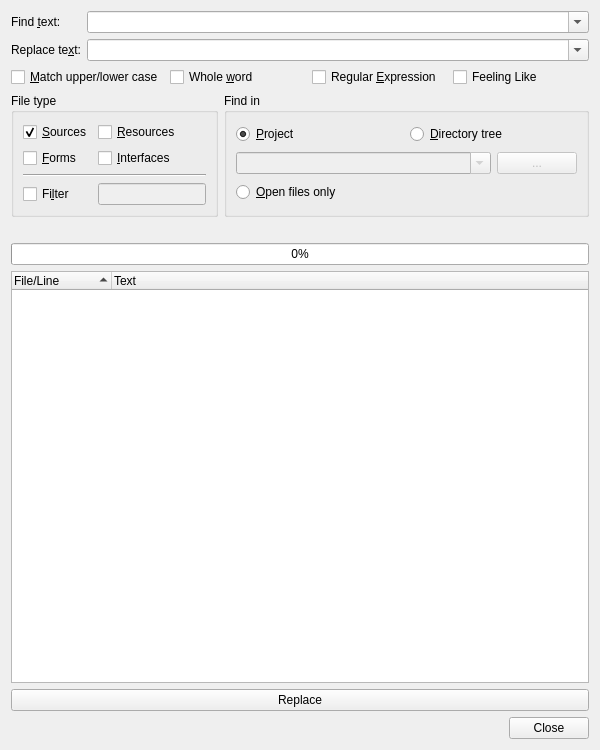
<?xml version="1.0" encoding="UTF-8"?>
<ui version="4.0">
 <class>FindFileDialog</class>
 <widget class="QWidget" name="FindFileDialog">
  <property name="geometry">
   <rect>
    <x>0</x>
    <y>0</y>
    <width>600</width>
    <height>750</height>
   </rect>
  </property>
  <property name="windowTitle">
   <string>Find in Files</string>
  </property>
  <layout class="QVBoxLayout" name="verticalLayout">
   <item>
    <layout class="QGridLayout" name="gridLayout_3">
     <item row="0" column="0">
      <widget class="QLabel" name="TextLabel1">
       <property name="text">
        <string>Find &amp;text:</string>
       </property>
       <property name="buddy">
        <cstring>findtextCombo</cstring>
       </property>
      </widget>
     </item>
     <item row="0" column="1">
      <widget class="QComboBox" name="findtextCombo">
       <property name="sizePolicy">
        <sizepolicy hsizetype="Expanding" vsizetype="Fixed">
         <horstretch>0</horstretch>
         <verstretch>0</verstretch>
        </sizepolicy>
       </property>
       <property name="toolTip">
        <string>Enter the search text or regular expression</string>
       </property>
       <property name="editable">
        <bool>true</bool>
       </property>
       <property name="insertPolicy">
        <enum>QComboBox::InsertAtTop</enum>
       </property>
       <property name="autoCompletion">
        <bool>false</bool>
       </property>
       <property name="duplicatesEnabled">
        <bool>false</bool>
       </property>
      </widget>
     </item>
     <item row="1" column="0">
      <widget class="QLabel" name="replaceLabel">
       <property name="text">
        <string>Replace te&amp;xt:</string>
       </property>
       <property name="buddy">
        <cstring>findtextCombo</cstring>
       </property>
      </widget>
     </item>
     <item row="1" column="1">
      <widget class="QComboBox" name="replacetextCombo">
       <property name="sizePolicy">
        <sizepolicy hsizetype="Expanding" vsizetype="Fixed">
         <horstretch>0</horstretch>
         <verstretch>0</verstretch>
        </sizepolicy>
       </property>
       <property name="toolTip">
        <string>Enter the replacement text or regular expression</string>
       </property>
       <property name="editable">
        <bool>true</bool>
       </property>
       <property name="insertPolicy">
        <enum>QComboBox::InsertAtTop</enum>
       </property>
       <property name="autoCompletion">
        <bool>false</bool>
       </property>
       <property name="duplicatesEnabled">
        <bool>false</bool>
       </property>
      </widget>
     </item>
    </layout>
   </item>
   <item>
    <layout class="QHBoxLayout" name="horizontalLayout_2">
     <item>
      <widget class="QCheckBox" name="caseCheckBox">
       <property name="toolTip">
        <string>Select to match case sensitive</string>
       </property>
       <property name="text">
        <string>&amp;Match upper/lower case</string>
       </property>
      </widget>
     </item>
     <item>
      <widget class="QCheckBox" name="wordCheckBox">
       <property name="toolTip">
        <string>Select to match whole words only</string>
       </property>
       <property name="text">
        <string>Whole &amp;word</string>
       </property>
      </widget>
     </item>
     <item>
      <widget class="QCheckBox" name="regexpCheckBox">
       <property name="toolTip">
        <string>Select if the searchtext is a regular expression</string>
       </property>
       <property name="text">
        <string>Regular &amp;Expression</string>
       </property>
      </widget>
     </item>
     <item>
      <widget class="QCheckBox" name="feelLikeCheckBox">
       <property name="toolTip">
        <string>Select to open the first occurence automatically</string>
       </property>
       <property name="text">
        <string>Feeling Like</string>
       </property>
      </widget>
     </item>
    </layout>
   </item>
   <item>
    <layout class="QHBoxLayout" name="horizontalLayout">
     <item>
      <widget class="QGroupBox" name="groupBox">
       <property name="title">
        <string>File type</string>
       </property>
       <layout class="QGridLayout" name="gridLayout">
        <item row="0" column="0">
         <widget class="QCheckBox" name="sourcesCheckBox">
          <property name="toolTip">
           <string>Search in source files</string>
          </property>
          <property name="text">
           <string>&amp;Sources</string>
          </property>
          <property name="checked">
           <bool>true</bool>
          </property>
         </widget>
        </item>
        <item row="0" column="1">
         <widget class="QCheckBox" name="resourcesCheckBox">
          <property name="toolTip">
           <string>Search in resources</string>
          </property>
          <property name="text">
           <string>&amp;Resources</string>
          </property>
         </widget>
        </item>
        <item row="1" column="0">
         <widget class="QCheckBox" name="formsCheckBox">
          <property name="toolTip">
           <string>Search in forms</string>
          </property>
          <property name="text">
           <string>&amp;Forms</string>
          </property>
         </widget>
        </item>
        <item row="1" column="1">
         <widget class="QCheckBox" name="interfacesCheckBox">
          <property name="toolTip">
           <string>Search in interfaces</string>
          </property>
          <property name="text">
           <string>&amp;Interfaces</string>
          </property>
         </widget>
        </item>
        <item row="2" column="0" colspan="2">
         <widget class="Line" name="line">
          <property name="orientation">
           <enum>Qt::Horizontal</enum>
          </property>
         </widget>
        </item>
        <item row="3" column="0">
         <widget class="QCheckBox" name="filterCheckBox">
          <property name="toolTip">
           <string>Select to filter the files by a given filename pattern</string>
          </property>
          <property name="text">
           <string>Fi&amp;lter</string>
          </property>
         </widget>
        </item>
        <item row="3" column="1">
         <widget class="QLineEdit" name="filterEdit">
          <property name="enabled">
           <bool>false</bool>
          </property>
          <property name="sizePolicy">
           <sizepolicy hsizetype="Minimum" vsizetype="Fixed">
            <horstretch>0</horstretch>
            <verstretch>0</verstretch>
           </sizepolicy>
          </property>
          <property name="toolTip">
           <string>Enter the filename wildcards separated by ';'</string>
          </property>
         </widget>
        </item>
       </layout>
      </widget>
     </item>
     <item>
      <widget class="QGroupBox" name="groupBox_2">
       <property name="sizePolicy">
        <sizepolicy hsizetype="Expanding" vsizetype="Preferred">
         <horstretch>0</horstretch>
         <verstretch>0</verstretch>
        </sizepolicy>
       </property>
       <property name="title">
        <string>Find in</string>
       </property>
       <layout class="QVBoxLayout" name="verticalLayout_2">
        <item>
         <layout class="QHBoxLayout" name="horizontalLayout_3">
          <item>
           <widget class="QRadioButton" name="projectButton">
            <property name="toolTip">
             <string>Search in files of the current project</string>
            </property>
            <property name="text">
             <string>&amp;Project</string>
            </property>
            <property name="checked">
             <bool>true</bool>
            </property>
           </widget>
          </item>
          <item>
           <widget class="QRadioButton" name="dirButton">
            <property name="toolTip">
             <string>Search in files of a directory tree to be entered below</string>
            </property>
            <property name="text">
             <string>&amp;Directory tree</string>
            </property>
           </widget>
          </item>
         </layout>
        </item>
        <item>
         <layout class="QHBoxLayout" name="horizontalLayout_4">
          <item>
           <widget class="QComboBox" name="dirCombo">
            <property name="enabled">
             <bool>false</bool>
            </property>
            <property name="sizePolicy">
             <sizepolicy hsizetype="Expanding" vsizetype="Fixed">
              <horstretch>0</horstretch>
              <verstretch>0</verstretch>
             </sizepolicy>
            </property>
            <property name="toolTip">
             <string>Enter the directory to search in</string>
            </property>
            <property name="editable">
             <bool>true</bool>
            </property>
            <property name="insertPolicy">
             <enum>QComboBox::InsertAtTop</enum>
            </property>
            <property name="sizeAdjustPolicy">
             <enum>QComboBox::AdjustToMinimumContentsLength</enum>
            </property>
           </widget>
          </item>
          <item>
           <widget class="QPushButton" name="dirSelectButton">
            <property name="enabled">
             <bool>false</bool>
            </property>
            <property name="toolTip">
             <string>Select the directory via a directory selection dialog</string>
            </property>
            <property name="text">
             <string>...</string>
            </property>
           </widget>
          </item>
         </layout>
        </item>
        <item>
         <layout class="QHBoxLayout" name="horizontalLayout_5">
          <item>
           <widget class="QRadioButton" name="openFilesButton">
            <property name="toolTip">
             <string>Search in open files only </string>
            </property>
            <property name="text">
             <string>&amp;Open files only</string>
            </property>
           </widget>
          </item>
         </layout>
        </item>
       </layout>
      </widget>
     </item>
    </layout>
   </item>
   <item>
    <widget class="E4SqueezeLabelPath" name="findProgressLabel">
     <property name="sizePolicy">
      <sizepolicy hsizetype="Expanding" vsizetype="Preferred">
       <horstretch>0</horstretch>
       <verstretch>0</verstretch>
      </sizepolicy>
     </property>
     <property name="text">
      <string/>
     </property>
    </widget>
   </item>
   <item>
    <widget class="QProgressBar" name="findProgress">
     <property name="toolTip">
      <string>Shows the progress of the search action</string>
     </property>
     <property name="value">
      <number>0</number>
     </property>
     <property name="orientation">
      <enum>Qt::Horizontal</enum>
     </property>
    </widget>
   </item>
   <item>
    <widget class="QTreeWidget" name="findList">
     <property name="sizePolicy">
      <sizepolicy hsizetype="Expanding" vsizetype="Expanding">
       <horstretch>0</horstretch>
       <verstretch>3</verstretch>
      </sizepolicy>
     </property>
     <property name="alternatingRowColors">
      <bool>true</bool>
     </property>
     <property name="sortingEnabled">
      <bool>true</bool>
     </property>
     <property name="columnCount">
      <number>2</number>
     </property>
     <column>
      <property name="text">
       <string>File/Line</string>
      </property>
     </column>
     <column>
      <property name="text">
       <string>Text</string>
      </property>
     </column>
    </widget>
   </item>
   <item>
    <widget class="QPushButton" name="replaceButton">
     <property name="toolTip">
      <string>Press to apply the selected replacements</string>
     </property>
     <property name="text">
      <string>Replace</string>
     </property>
    </widget>
   </item>
   <item>
    <widget class="QDialogButtonBox" name="buttonBox">
     <property name="orientation">
      <enum>Qt::Horizontal</enum>
     </property>
     <property name="standardButtons">
      <set>QDialogButtonBox::Close</set>
     </property>
    </widget>
   </item>
  </layout>
 </widget>
 <customwidgets>
  <customwidget>
   <class>E4SqueezeLabelPath</class>
   <extends>QLabel</extends>
   <header>E4Gui/E4SqueezeLabels.h</header>
  </customwidget>
 </customwidgets>
 <tabstops>
  <tabstop>findtextCombo</tabstop>
  <tabstop>replacetextCombo</tabstop>
  <tabstop>caseCheckBox</tabstop>
  <tabstop>wordCheckBox</tabstop>
  <tabstop>regexpCheckBox</tabstop>
  <tabstop>feelLikeCheckBox</tabstop>
  <tabstop>sourcesCheckBox</tabstop>
  <tabstop>formsCheckBox</tabstop>
  <tabstop>resourcesCheckBox</tabstop>
  <tabstop>interfacesCheckBox</tabstop>
  <tabstop>filterCheckBox</tabstop>
  <tabstop>filterEdit</tabstop>
  <tabstop>projectButton</tabstop>
  <tabstop>dirButton</tabstop>
  <tabstop>dirCombo</tabstop>
  <tabstop>dirSelectButton</tabstop>
  <tabstop>openFilesButton</tabstop>
  <tabstop>findList</tabstop>
  <tabstop>replaceButton</tabstop>
  <tabstop>buttonBox</tabstop>
 </tabstops>
 <resources/>
 <connections>
  <connection>
   <sender>dirButton</sender>
   <signal>toggled(bool)</signal>
   <receiver>dirSelectButton</receiver>
   <slot>setEnabled(bool)</slot>
   <hints>
    <hint type="sourcelabel">
     <x>392</x>
     <y>136</y>
    </hint>
    <hint type="destinationlabel">
     <x>577</x>
     <y>168</y>
    </hint>
   </hints>
  </connection>
  <connection>
   <sender>buttonBox</sender>
   <signal>rejected()</signal>
   <receiver>FindFileDialog</receiver>
   <slot>close()</slot>
   <hints>
    <hint type="sourcelabel">
     <x>49</x>
     <y>740</y>
    </hint>
    <hint type="destinationlabel">
     <x>34</x>
     <y>660</y>
    </hint>
   </hints>
  </connection>
  <connection>
   <sender>filterCheckBox</sender>
   <signal>toggled(bool)</signal>
   <receiver>filterEdit</receiver>
   <slot>setEnabled(bool)</slot>
   <hints>
    <hint type="sourcelabel">
     <x>53</x>
     <y>195</y>
    </hint>
    <hint type="destinationlabel">
     <x>191</x>
     <y>196</y>
    </hint>
   </hints>
  </connection>
  <connection>
   <sender>dirButton</sender>
   <signal>toggled(bool)</signal>
   <receiver>dirCombo</receiver>
   <slot>setEnabled(bool)</slot>
   <hints>
    <hint type="sourcelabel">
     <x>302</x>
     <y>125</y>
    </hint>
    <hint type="destinationlabel">
     <x>303</x>
     <y>158</y>
    </hint>
   </hints>
  </connection>
 </connections>
</ui>
